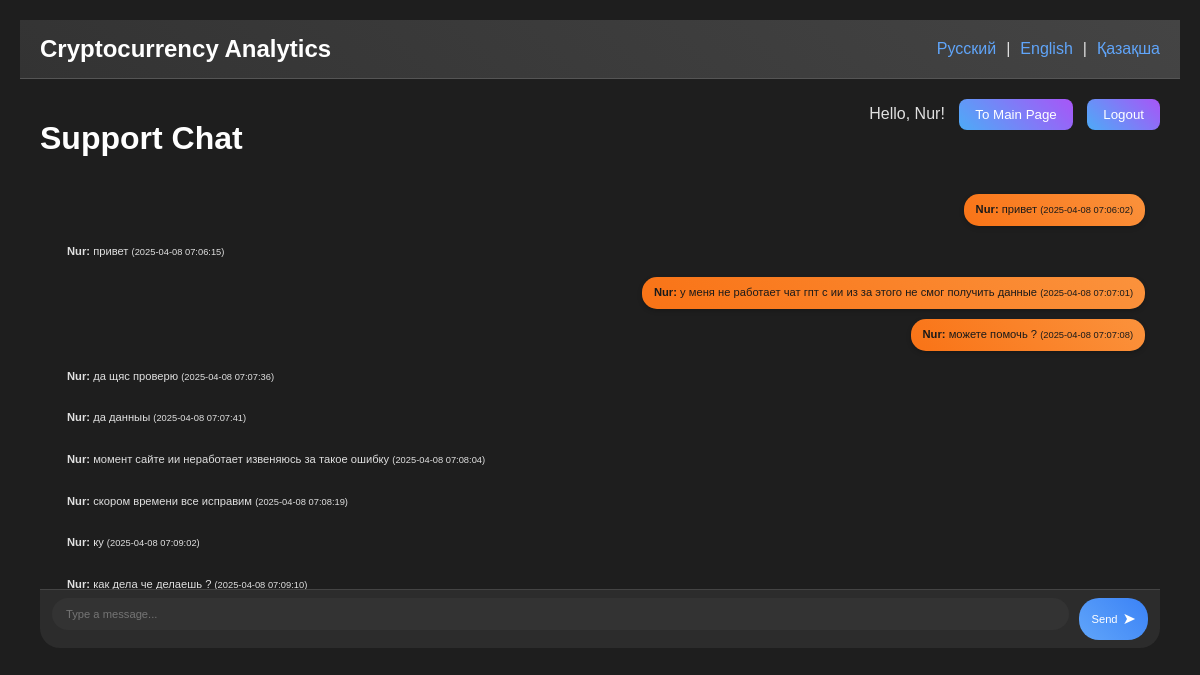
/helper_help.php (signed in), run on the app's committed database.
### tables this page shows
CREATE TABLE IF NOT EXISTS `chat_messages` (
  `id` int NOT NULL AUTO_INCREMENT,
  `user_id` int NOT NULL,
  `message` text NOT NULL,
  `chat_type` enum('crypto','support') NOT NULL,
  `sender` enum('user','moderator','helper') NOT NULL,
  `created_at` timestamp NULL DEFAULT CURRENT_TIMESTAMP,
  `session_active` tinyint(1) DEFAULT '1',
  `session_id` int NOT NULL DEFAULT '1',
  PRIMARY KEY (`id`),
  KEY `user_id` (`user_id`)
);

CREATE TABLE IF NOT EXISTS `users` (
  `id` int NOT NULL AUTO_INCREMENT,
  `username` varchar(50) NOT NULL,
  `password` varchar(255) NOT NULL,
  `role` varchar(50) NOT NULL DEFAULT 'user',
  PRIMARY KEY (`id`)
);

### languages.php (called while the page is built, shortened)
<?php
if (isset($_GET['lang']) && in_array($_GET['lang'], ['ru', 'en', 'kz'])) {
    $lang = $_GET['lang'];
    $_SESSION['lang'] = $lang;
} elseif (isset($_SESSION['lang'])) {
    $lang = $_SESSION['lang'];
} else {
    $lang = 'ru';
    $_SESSION['lang'] = $lang;
}
?>

### helper_help.php (the view, shortened to what this page needs)
<?php
require 'config.php';
require 'languages.php';
$userStmt = $conn->prepare("SELECT id, role FROM users WHERE username = :username");
$userStmt->bindParam(':username', $_SESSION['username']);
$userStmt->execute();
$user = $userStmt->fetch(PDO::FETCH_ASSOC);
$sessionStmt = $conn->prepare("SELECT session_id FROM chat_messages WHERE user_id = :user_id AND chat_type = 'support' AND session_active = 1 ORDER BY created_at DESC LIMIT 1");
$sessionStmt->bindParam(':user_id', $user['id']);
$sessionStmt->execute();
$session = $sessionStmt->fetch(PDO::FETCH_ASSOC);
$current_session_id = $session ? $session['session_id'] : null;
$session_id_to_use = $current_session_id ?? 1;
$messagesStmt = $conn->prepare("SELECT cm.id, cm.message, cm.sender, cm.created_at, u.username
                               FROM chat_messages cm
                               JOIN users u ON cm.user_id = u.id
                               WHERE cm.chat_type = 'support' AND cm.user_id = :user_id AND cm.session_id = :session_id
                               ORDER BY cm.created_at ASC");
$messagesStmt->bindParam(':user_id', $user['id']);
$messagesStmt->bindParam(':session_id', $session_id_to_use);
$messagesStmt->execute();
$messages = $messagesStmt->fetchAll(PDO::FETCH_ASSOC);
?>
<!DOCTYPE html>
<html lang="<?php echo $lang; ?>">
<head>
    <link rel="stylesheet" href="styles.css">
</head>
<body>
    <?php include 'header.php'; ?>
    <div class="container">
        <div class="auth-buttons">
            <span><?php echo $translations['hello']; ?>, <?php echo htmlspecialchars($_SESSION['username']); ?>!</span>
            <a href="notifications.php?lang=<?php echo $lang; ?>"><button><?php echo $translations['to_main']; ?></button></a>
            <a href="index.php?logout=true&lang=<?php echo $lang; ?>"><button><?php echo $translations['logout']; ?></button></a>
        </div>
        <h1><?php echo $translations['support_chat']; ?></h1>
        <div class="chat-body" id="chat-body">
            <div class="chat-messages" id="chat-messages">
                <?php foreach ($messages as $msg): ?>
                    <div class="chat-message <?php echo $msg['sender'] === 'user' ? 'user' : 'helper'; ?>" data-message-id="<?php echo $msg['id']; ?>">
                        <strong><?php echo htmlspecialchars($msg['username']); ?>:</strong>
                        <?php echo htmlspecialchars($msg['message']); ?>
                        <small>(<?php echo $msg['created_at']; ?>)</small>
                    </div>
                <?php endforeach; ?>
            </div>
        </div>
        <div class="chat-input">
            <input type="text" id="chat-input" placeholder="<?php echo $translations['type_message']; ?>">
            <button id="chat-send"><?php echo $translations['send']; ?></button>
        </div>
    </div>
</body>
</html>

### styles.css (style rules this page uses)
body { font-family: 'Poppins', sans-serif; background-color: #1e1e1e; color: #e0e0e0; margin: 0; padding: 20px; }
.container { max-width: 1200px; margin: 0 auto; padding: 20px; position: relative; }
h1, h2, h3 { color: #ffffff; }
button { background: linear-gradient(45deg, #4dabf7, #a855f7); color: #fff; border: none; padding: 8px 16px; border-radius: 8px; cursor: pointer; transition: transform 0.3s ease, box-shadow 0.3s ease; font-weight: 500; }
input, select { background-color: #333; color: #e0e0e0; border: 2px solid transparent; padding: 10px; border-radius: 8px; margin-bottom: 10px; width: 100%; box-sizing: border-box; transition: border 0.3s ease; }
.auth-buttons { position: absolute; top: 20px; right: 20px; }
.auth-buttons button { margin-left: 10px; }
.chat-body { padding: 15px; overflow-y: auto; height: calc(500px - 120px); display: flex; flex-direction: column; }
.chat-messages { flex-grow: 1; display: flex; flex-direction: column; justify-content: flex-end; }
.chat-message { padding: 8px 12px; border-radius: 15px; max-width: 75%; margin-bottom: 10px; font-size: 11.2px; line-height: 1.4; animation: slideIn 0.5s ease forwards; opacity: 0; }
.chat-message.user { background: linear-gradient(45deg, #f97316, #fb923c); align-self: flex-end; color: #1a1a1a; box-shadow: 0 2px 5px rgba(0, 0, 0, 0.2); }
.chat-input { display: flex; padding: 8px 12px; border-top: 1px solid #444; background: #2c2c2c; border-bottom-left-radius: 20px; border-bottom-right-radius: 20px; }
.chat-input input { flex-grow: 1; border: 2px solid transparent; background: #333; color: #e0e0e0; padding: 8px 12px; border-radius: 20px; font-size: 11.2px; transition: border 0.3s ease; }
.chat-input button { margin-left: 10px; background: linear-gradient(45deg, #60a5fa, #3b82f6); color: #fff; padding: 8px 12px; border-radius: 20px; font-size: 11.2px; display: flex; align-items: center; gap: 5px; transition: transform 0.3s ease, box-shadow 0.3s ease; }
.chat-input button::after { content: '➤'; font-size: 16px; }

### data on the page
chat_messages: user.username "Nur", message "привет", created_at "2025-04-08 07:06:02"
chat_messages: user.username "Nur", message "привет", created_at "2025-04-08 07:06:15"
chat_messages: user.username "Nur", message "у меня не работает чат гпт с ии из за этого не смог получить данные", created_at "2025-04-08 07:07:01"
chat_messages: user.username "Nur", message "можете помочь ?", created_at "2025-04-08 07:07:08"
chat_messages: user.username "Nur", message "да щяс проверю", created_at "2025-04-08 07:07:36"
chat_messages: user.username "Nur", message "да данныы", created_at "2025-04-08 07:07:41"
chat_messages: user.username "Nur", message "момент сайте ии неработает извеняюсь за такое ошибку", created_at "2025-04-08 07:08:04"
chat_messages: user.username "Nur", message "скором времени все исправим", created_at "2025-04-08 07:08:19"
chat_messages: user.username "Nur", message "ку", created_at "2025-04-08 07:09:02"
chat_messages: user.username "Nur", message "как дела че делаешь ?", created_at "2025-04-08 07:09:10"

### other printed values
$translations['crypto_analytics'] "Cryptocurrency Analytics"
$translations['hello'] "Hello"
$_SESSION['username'] "Nur"
$translations['to_main'] "To Main Page"
$translations['logout'] "Logout"
$translations['support_chat'] "Support Chat"
$translations['send'] "Send"
